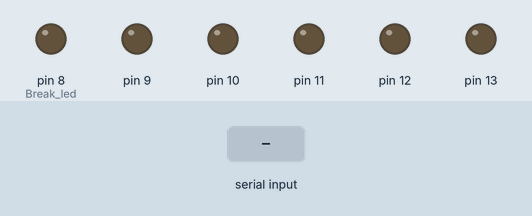
Recording of a sketch running on a simulated Arduino Uno, built with avr-gcc and run on an emulated ATmega328P. On the bench: output pins drawn as LEDs (lit = HIGH). The test bench sets the inputs (shaded band).

Above: at 1.2 s.
1.3 s: "F" received over Serial
At 2.5 s:
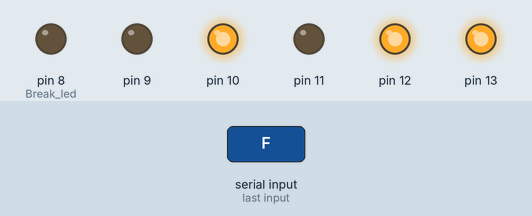
2.8 s: "B" received over Serial
At 3.7 s:
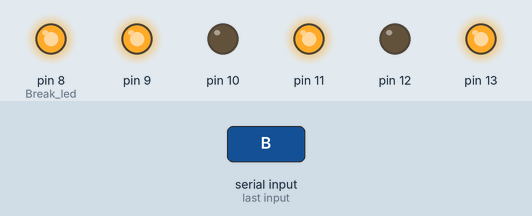
4.3 s: "R" received over Serial
At 4.9 s:
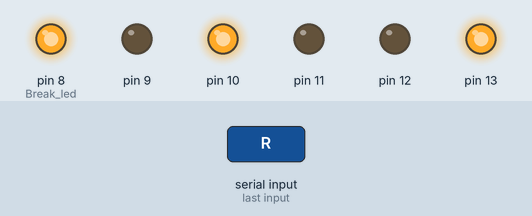
5.8 s: "L" received over Serial
At 7.0 s:
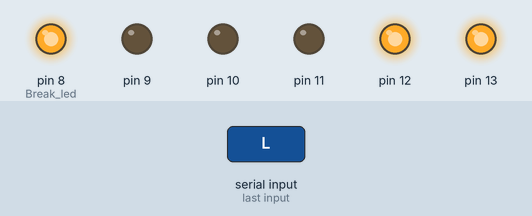
7.3 s: "C" received over Serial
At 8.4 s:
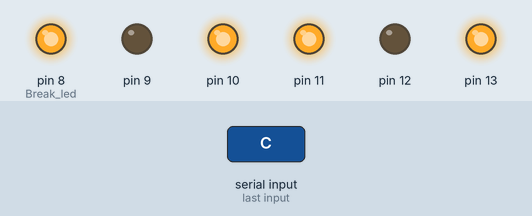
8.8 s: "A" received over Serial
At 9.5 s:
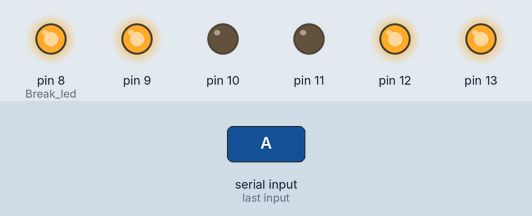
Timing chart, 0 to 11.3 s (numbered marks = the images above; inputs shaded):
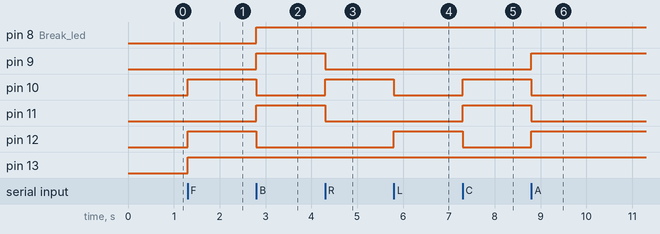

The sketch:

RC_Car_HC05.ino
```cpp
#define led1 = 13
#define led2 = 8 // Break led
#define in1 = 12 // left forward
#define in2 = 11 // left reverse
#define in3 = 10 // right forward
#define in4 = 9 // right reverse

void setup() {
  Serial.begin(9600);
  pinMode(8, OUTPUT); // Break led
  pinMode(9, OUTPUT);
  pinMode(10, OUTPUT);
  pinMode(11, OUTPUT);
  pinMode(12, OUTPUT);
  pinMode(13, OUTPUT);
}

void loop() {
  if (Serial.available() > 0) {
    char inputvalue = char(Serial.read());
    if (inputvalue == 'F') {
      digitalWrite(12, HIGH);
      digitalWrite(11, LOW);
      digitalWrite(10, HIGH);
      digitalWrite(9, LOW);
      digitalWrite(13,HIGH);
    }
    else if (inputvalue == 'B') {
      digitalWrite(12, LOW);
      digitalWrite(11, HIGH);
      digitalWrite(10, LOW);
      digitalWrite(9, HIGH);
      digitalWrite(8,HIGH); // Break light
      digitalWrite(13,HIGH);

    }

    else if (inputvalue == 'R') {
      digitalWrite(12, LOW);
      digitalWrite(11, LOW);
      digitalWrite(10, HIGH);
      digitalWrite(9, LOW);
      digitalWrite(13,HIGH);
    }

    else if (inputvalue == 'L') {
      digitalWrite(12, HIGH);
      digitalWrite(11, LOW);
      digitalWrite(10, LOW);
      digitalWrite(9, LOW);
      digitalWrite(13,HIGH); // LED

    }

    else if (inputvalue == 'C') {
      digitalWrite(12, LOW);
      digitalWrite(11, HIGH);
      digitalWrite(10, HIGH);
      digitalWrite(9, LOW);
      digitalWrite(13,HIGH); // LED

    }

    else if (inputvalue == 'A') {
      digitalWrite(12, HIGH);
      digitalWrite(11, LOW);
      digitalWrite(10, LOW);
      digitalWrite(9, HIGH);
      digitalWrite(13,HIGH);

    }

    else if (inputvalue == 'O') {
      digitalWrite(13, HIGH);
    }

  // Motion off
    else if (inputvalue == 'N') {
      digitalWrite(12, LOW);
      digitalWrite(11, LOW);
      digitalWrite(10, LOW);
      digitalWrite(9, LOW);
      digitalWrite(8, LOW);
    }

  // ALL STOP Start OF
    else if (inputvalue == 'S') {
      digitalWrite(12, LOW);
      digitalWrite(11, LOW);
      digitalWrite(10, LOW);
      digitalWrite(9, LOW);
      digitalWrite(8, LOW);
      digitalWrite(13, LOW);

    }
  }
}
```

Measured:
- after the input at 1.3 s, pin 10, pin 12, pin 13: LOW → HIGH at once
- after the input at 2.8 s, pin 8 (Break_led), pin 9, pin 11: LOW → HIGH at once; pin 10, pin 12: HIGH → LOW at once
- after the input at 4.3 s, pin 9, pin 11: HIGH → LOW at once; pin 10: LOW → HIGH at once
- after the input at 5.8 s, pin 10: HIGH → LOW at once; pin 12: LOW → HIGH at once
- after the input at 7.3 s, pin 10, pin 11: LOW → HIGH at once; pin 12: HIGH → LOW at once
- after the input at 8.8 s, pin 9, pin 12: LOW → HIGH at once; pin 10, pin 11: HIGH → LOW at once
